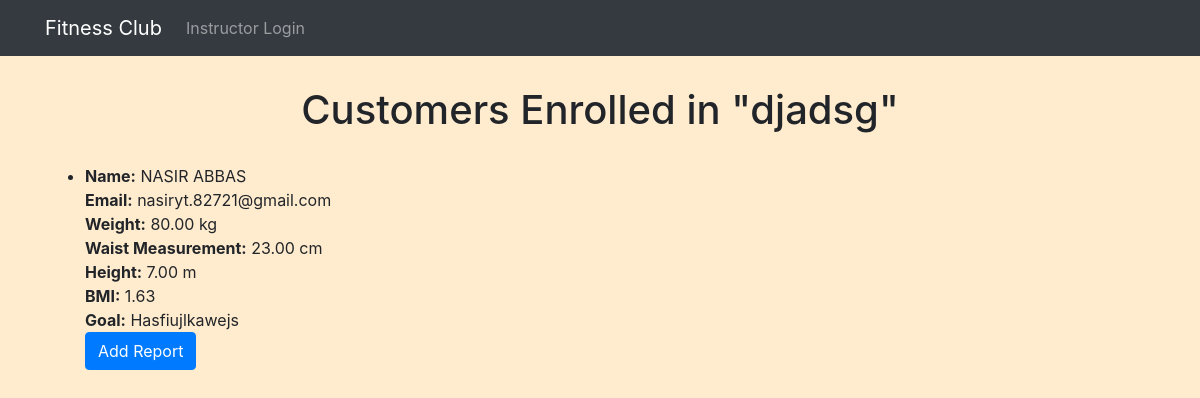
Screenshot of /show_customers/1/ with the database file from the repository.
### fitnessapp/models.py (models this page shows, shortened)
class Workout(models.Model):
    workout_id = models.AutoField(primary_key=True)
    workout_name = models.CharField(max_length=100)
    workout_description = models.TextField()
    category_name = models.CharField(max_length=50)
    instructor = models.ForeignKey(Instructor, on_delete=models.CASCADE , default = 1)  # Add this line

class Customer(models.Model):
    customer_id = models.AutoField(primary_key=True)
    name = models.CharField(max_length=100)
    email = models.EmailField(unique=True)
    password = models.CharField(max_length=100)
    phone_number = models.CharField(max_length=15)
    address = models.TextField()
    workout_plan = models.ForeignKey(Workout, on_delete=models.SET_NULL, null=True)

class CustomerFitness(models.Model):
    id = models.AutoField(primary_key=True)
    customer = models.ForeignKey(Customer, on_delete=models.CASCADE)
    weight = models.DecimalField(max_digits=5, decimal_places=2)  # Assuming weight is in kilograms
    waist_measurement = models.DecimalField(max_digits=5, decimal_places=2)  # Assuming waist measurement is in centimeters
    height = models.DecimalField(max_digits=5, decimal_places=2)  # Assuming height is in meters
    goal = models.TextField()
    date = models.DateField(default=datetime.date(2023, 1,
    1))

### fitnessapp/views.py (the view)
# urls.py: path('show_customers/<int:workout_id>/', views.show_customers, name='show_customers'),
def show_customers(request, workout_id):
    try:
        workout = Workout.objects.get(pk=workout_id)
        customers = Customer.objects.filter(workout_plan=workout)
    except Workout.DoesNotExist:
        pass
    for customer in customers:
        try:
            customer_fitness = CustomerFitness.objects.get(customer_id=customer.pk)
            bmi = calculate_bmi(customer_fitness.weight, customer_fitness.height)
            customer.customerfitness = {
                'weight': customer_fitness.weight,
                'waist_measurement': customer_fitness.waist_measurement,
                'height': customer_fitness.height,
                'bmi': bmi,
                'goal': customer_fitness.goal
            }
        except CustomerFitness.DoesNotExist:
            customer.customerfitness = None
    context = {
        'workout': workout,
        'customers': customers,
    }
    return render(request, 'instructor/show_customers.html', context)

### fitnessapp/views.py (called while the page is built)
def calculate_bmi(weight, height):
    height_meters = height
    bmi = weight / (height_meters ** 2)
    return bmi

### fitnessapp/templates/instructor/show_customers.html (shortened to what this page needs)
{% extends './instructor_base.html' %}
{% block content %}
    <h1>Customers Enrolled in "{{ workout.workout_name }}"</h1>
    <div class="customer-list">
        <ul>
            {% for customer in customers %}
                <li>
                    <strong>Name:</strong> {{ customer.name }}<br>
                    <strong>Email:</strong> {{ customer.email }}<br>
                    {% if customer.customerfitness %}
                        <strong>Weight:</strong> {{ customer.customerfitness.weight }} kg<br>
                        <strong>Waist Measurement:</strong> {{ customer.customerfitness.waist_measurement }} cm<br>
                        <strong>Height:</strong> {{ customer.customerfitness.height }} m<br>
                        <strong>BMI:</strong> {{ customer.customerfitness.bmi|floatformat:2 }}<br>
                        <strong>Goal:</strong> {{ customer.customerfitness.goal }}<br>
                    {% else %}
                        <em>No fitness data available for this customer.</em><br>
                    {% endif %}
                    <a href="{% url 'add_report' customer.customer_id %}" class="btn btn-primary">Add Report</a>
                </li>
            {% empty %}
                <li>No customers enrolled yet.</li>
            {% endfor %}
        </ul>
    </div>
{% endblock %}

### fitnessapp/templates/instructor/instructor_base.html (style rules this page uses)
body { background-color: blanchedalmond; }
h1, h2, h3, h4, h5 { margin: 30px; text-align: center; }

### rows the page displays
Workout: workout_name "djadsg"
Customer: name "NASIR ABBAS", email "nasiryt.82721@gmail.com", customerfitness.weight "80.00", customerfitness.waist_measurement "23.00", customerfitness.height "7.00", customerfitness.bmi "1.63", customerfitness.goal "Hasfiujlkawejs"
